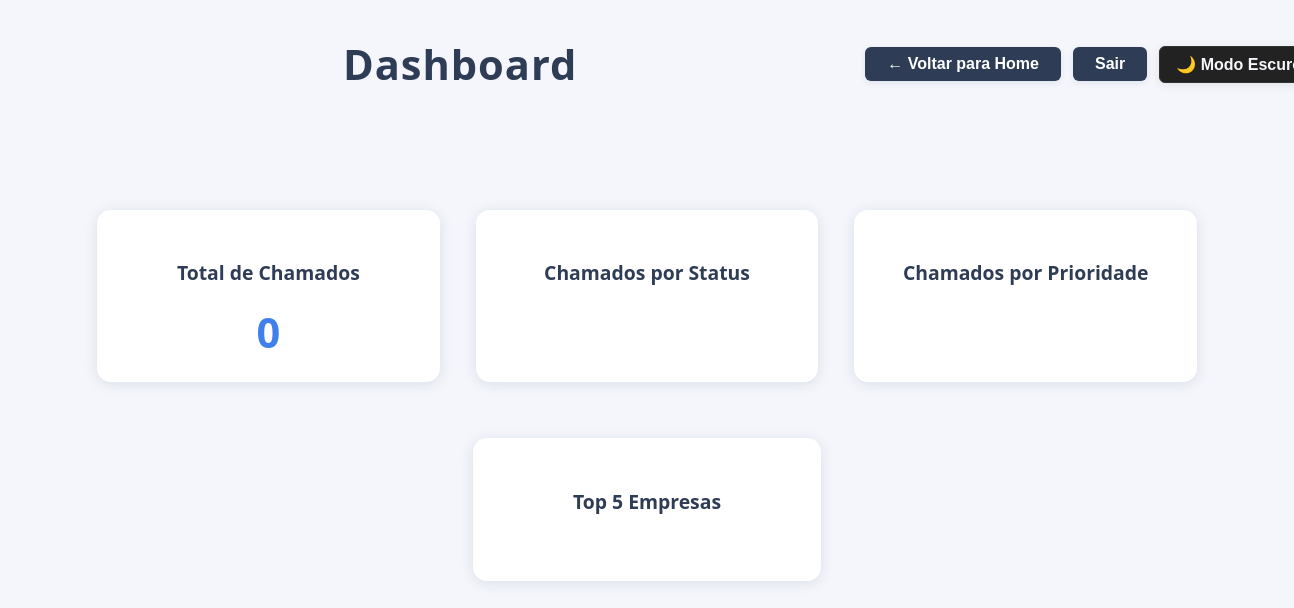
Page /dashboard (signed in) on the earlier database version.
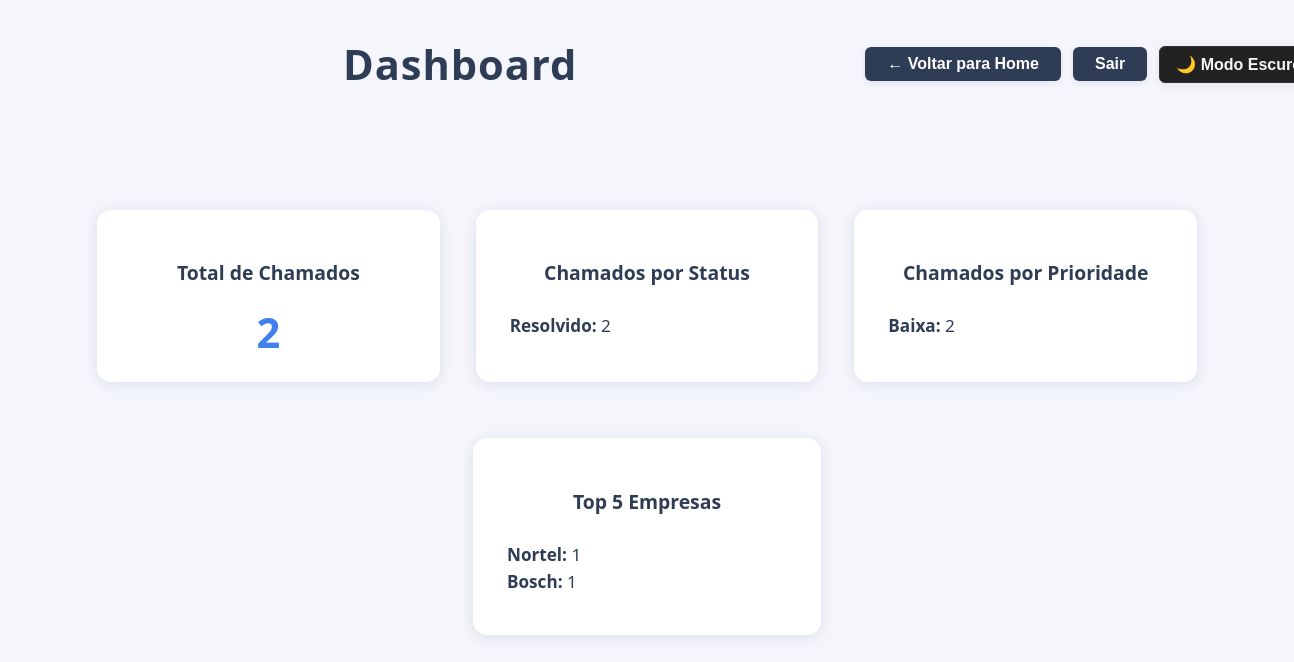
Same page on the later database version.
### tables this page shows
CREATE TABLE chamados (
    id INTEGER PRIMARY KEY AUTOINCREMENT,
    responsavel_atendimento TEXT NOT NULL,
    data TEXT,
    horario TEXT,
    cliente TEXT NOT NULL,
    empresa TEXT,
    porta_ssh TEXT,
    tipo_maquina TEXT,
    relato TEXT,
    prioridade TEXT,
    origem TEXT,
    tipo_acao TEXT,
    responsavel_acao TEXT,
    descricao_acao TEXT,
    status TEXT
);

### app.py (the view)
@app.route("/dashboard")
@login_required
def dashboard():
    conn = sqlite3.connect('chamados.db')
    cursor = conn.cursor()
    cursor.execute('SELECT COUNT(*) FROM chamados')
    total_chamados = cursor.fetchone()[0]
    cursor.execute('SELECT status, COUNT(*) FROM chamados GROUP BY status')
    status_data = cursor.fetchall()
    chamados_por_status = {status: count for status, count in status_data}
    cursor.execute('SELECT prioridade, COUNT(*) FROM chamados GROUP BY prioridade')
    prioridade_data = cursor.fetchall()
    chamados_por_prioridade = {prioridade: count for prioridade, count in prioridade_data}
    cursor.execute('SELECT empresa, COUNT(*) FROM chamados GROUP BY empresa ORDER BY COUNT(*) DESC LIMIT 5')
    empresa_data = cursor.fetchall()
    chamados_por_empresa = {empresa: count for empresa, count in empresa_data}
    conn.close()
    return render_template(
        "dashboard.html",
        total_chamados=total_chamados,
        chamados_por_status=chamados_por_status,
        chamados_por_prioridade=chamados_por_prioridade,
        chamados_por_empresa=chamados_por_empresa
    )

### app.py (called while the page is built)
def login_required(f):
    @wraps(f)
    def decorated_function(*args, **kwargs):
        if "usuario" not in session:
            return redirect("/login")
        return f(*args, **kwargs)
    return decorated_function

### templates/dashboard.html (shortened to what this page needs)
<!DOCTYPE html>
<html lang="pt-br">
<head>
    <link rel="stylesheet" href="{{ url_for('static', filename='style.css') }}">
</head>
<body>
    <header class="topbar">
        <h1>Dashboard</h1>
        <form action="/" method="get" class="logout-form" style="margin-right: 12px;">
            <button type="submit">← Voltar para Home</button>
        </form>
        <form action="/logout" method="get" class="logout-form">
            <button type="submit">Sair</button>
        </form>
        <button id="toggle-darkmode" class="darkmode-btn" style="margin-right: 16px; background: #222; color: #f6f6fa; border: 1px solid #333;">
        </button>
    </header>
    <main class="home-main">
        <section class="dashboard-cards">
            <div class="dash-card">
                <h3>Total de Chamados</h3>
                <p class="dash-value">{{ total_chamados }}</p>
            </div>
            <div class="dash-card">
                <h3>Chamados por Status</h3>
                <ul>
                {% for status, qtd in chamados_por_status.items() %}
                    <li><strong>{{ status }}:</strong> {{ qtd }}</li>
                {% endfor %}
                </ul>
            </div>
            <div class="dash-card">
                <h3>Chamados por Prioridade</h3>
                <ul>
                {% for prioridade, qtd in chamados_por_prioridade.items() %}
                    <li><strong>{{ prioridade }}:</strong> {{ qtd }}</li>
                {% endfor %}
                </ul>
            </div>
            <div class="dash-card">
                <h3>Top 5 Empresas</h3>
                <ul>
                {% for empresa, qtd in chamados_por_empresa.items() %}
                    <li><strong>{{ empresa }}:</strong> {{ qtd }}</li>
                {% endfor %}
                </ul>
            </div>
        </section>
    </main>
</body>
</html>

### static/style.css (style rules this page uses)
body { font-family: 'Segoe UI', Arial, sans-serif; background: #f4f6fb; margin: 0; padding: 0; color: #2e3d55; max-width: 1280px; margin-left: auto; margin-right: auto; }
.topbar { width: 100%; display: flex; align-items: center; justify-content: space-between; padding: 36px 48px 0 48px; background: none; position: relative; max-width: 1280px; margin: 0 auto; }
.topbar h1 { margin: 0; font-size: 2.6rem; color: #2e3d55; font-weight: 700; flex: 1; text-align: center; letter-spacing: 1px; }
.logout-form button { padding: 8px 22px; font-size: 1rem; background: #2e3d55; color: #fff; border: none; border-radius: 6px; font-weight: 600; cursor: pointer; transition: background 0.18s; box-shadow: 0 2px 6px rgba(30,40,90,0.09); }
h1 { width: 100%; text-align: center; margin-top: -36px; margin-bottom: 32px; font-size: 2.2rem; font-weight: 700; color: #2e3d55; letter-spacing: 1px; }
.home-main { display: flex; flex-direction: column; align-items: center; margin-top: 64px; max-width: 1100px; margin-left: auto; margin-right: auto; }
.dashboard-cards { display: flex; flex-wrap: wrap; gap: 36px; justify-content: center; margin-top: 54px; }
.dash-card { background: #fff; border-radius: 14px; box-shadow: 0 2px 14px rgba(30,40,90,0.11); padding: 30px 34px 22px 34px; min-width: 210px; max-width: 280px; flex: 1 1 210px; display: flex; flex-direction: column; align-items: center; margin-bottom: 20px; }
.dash-card h3 { color: #2e3d55; font-size: 1.21rem; margin-bottom: 12px; }
.dash-value { font-size: 2.6rem; font-weight: 700; color: #3f80ed; margin: 6px 0 0 0; }
.dash-card ul { padding-left: 0; list-style: none; text-align: left; width: 100%; }
.dash-card li { margin-bottom: 4px; font-size: 1.07rem; }
.darkmode-btn { background: #ffeaa7; color: #232736; border: none; border-radius: 6px; font-weight: 600; padding: 8px 16px; margin-left: 12px; font-size: 1rem; cursor: pointer; box-shadow: 0 2px 10px rgba(60,60,80,0.10); transition: background 0.18s, color 0.18s; }

Differences in the rows shown:
added chamados: empresa "Nortel", qtd "1"
added chamados: empresa "Bosch", qtd "1"
Other differences:
{{ total_chamados }}: "0" → "2"
new list line: "Resolvido : 2"
new list line: "Baixa : 2"
